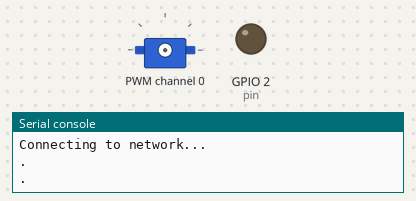
The program below on a simulated ESP8266 board running MicroPython. Parts: servo, output pins drawn as LEDs (lit = HIGH), the last lines printed to the serial console. WiFi joins after 1.5 s.

Above: at 0.3 s.
At 1.6 s:
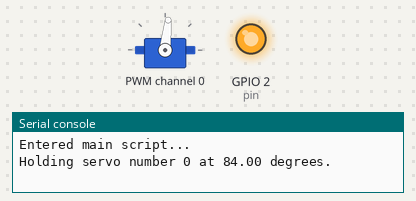
Timing chart, 0 to 3.1 s (numbered marks = the images above):
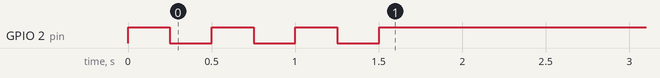

The program:

main.py
```python
###############################################################################
# main.py
#
# main script for servo control to hold one angle using an Adafruit esp8266
# feather with their 8-channel PWM/servo FeatherWing
#
# Feather - https://www.adafruit.com/product/2821
# FeatherWing - https://www.adafruit.com/product/2928
#
# The pca9685.py and servo.py files from this repository must be copied to the
# esp8266
#  https://github.com/DocVaughan/micropython-adafruit-pca9685
#
#
#
# Created: 01/30/19
#   - Joshua Vaughan
#   - joshua.vaughan@louisiana.edu
#   - http://www.ucs.louisiana.edu/~jev9637
#
# Modified:
#   *
#
# TODO:
#   *
###############################################################################

from machine import Pin, I2C
import time

# Imports for the servo FeatherWing
import pca9685
import servo

print('Entered main script...')

# Construct an I2C bus
i2c = I2C(scl=Pin(5), sda=Pin(4), freq=100000)

# Define the servos instance
# In the case of the feather it will contain 8 possible servos
servos = servo.Servos(i2c)

# We'll just be controlling servo number 0 here
SERVO_NUMBER = 0
DESIRED_ANGLE = 84

try:
    print('Holding servo number {:d} at {:.2f} degrees.'.format(SERVO_NUMBER,
                                                                DESIRED_ANGLE))
    while(True):
        # Move the servo in position DESIRED_ANGLE degrees and hold there indefinitely
        servos.position(SERVO_NUMBER, DESIRED_ANGLE)

finally:
    print('Releasing servo number {:d}'.format(SERVO_NUMBER))
    # Now, release the servo
    servos.release(SERVO_NUMBER)
```

boot.py
```python
#! /usr/bin/env python

###############################################################################
# esp8266_MicroPy_boot_boilerplate.py
#
# base boot.py boilerplate code for MicroPython running on the esp8266
# Copy relevant parts and/or file with desired settings into boot.py on the esp8266
#
# The boot.py will be run once at every startup or reset. Configuration, etc
# should happen in this file.
#
#
# Created: 06/04/16
#   - Joshua Vaughan
#   - joshua.vaughan@louisiana.edu
#   - http://www.ucs.louisiana.edu/~jev9637
#
# Modified:
#   *
#
###############################################################################

import webrepl
import time
from machine import Pin

# Create a pin object for the esp8266 onboard LED
pin = Pin(2, Pin.OUT)
pin.value(1) # Turn the LED off to start

WIFI_SSID = "SSID"
WIFI_PASSWORD = "PASSWORD"

# Set to true to connect to the WIFI network identified by the parameters above
# We'll leave the access point open too, for easy debugging/programming
CONNECT_AS_STATION = True

def do_connect():
    import network
    sta_if = network.WLAN(network.STA_IF)

    wifi_attempts = 0

    if not sta_if.isconnected():
        print('Connecting to network...')
        sta_if.active(True)
        sta_if.connect(WIFI_SSID, WIFI_PASSWORD)
        while not sta_if.isconnected() and wifi_attempts < 20:
            print('.')
            time.sleep_ms(250)
            pin.value(not pin.value()) # Toggle the LED while trying to connect

            # Increment the counter on the number of attemps
            wifi_attempts = wifi_attempts + 1

    if sta_if.isconnected():
        print('Network Configuration:', sta_if.ifconfig())
        pin.value(1) # Turn off the LED connected
    else:
        print('Did not connect to Wifi')


# Start the webREPL
# Connect via http://micropython.org/webrepl/
# or using the .html file from https://github.com/micropython/webrepl
webrepl.start()

if CONNECT_AS_STATION:
    do_connect()
```
